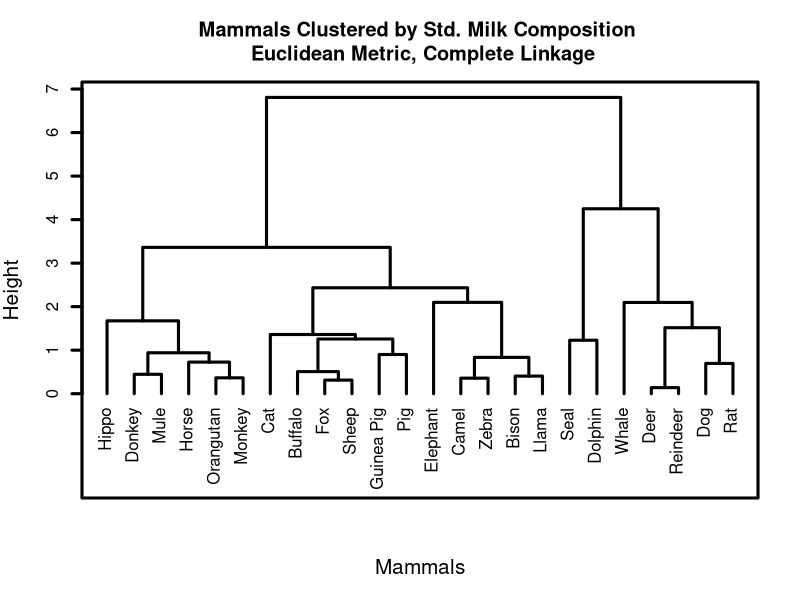
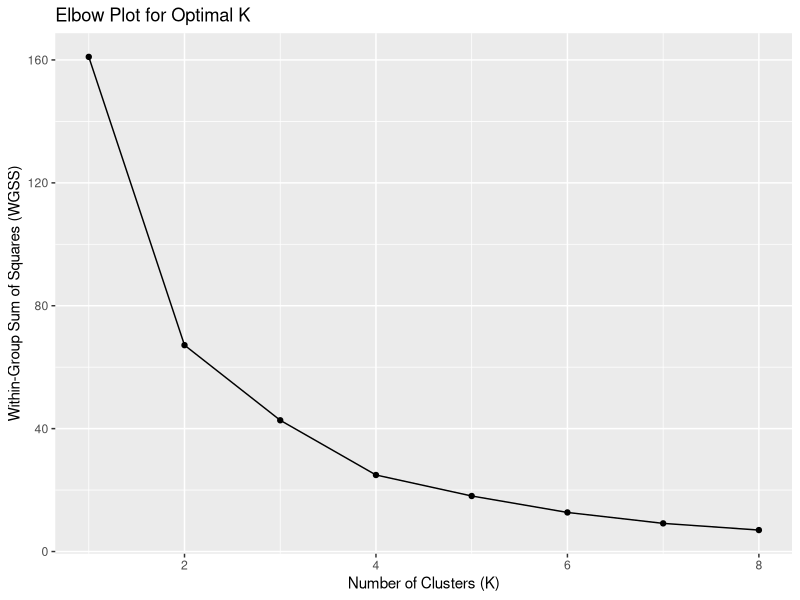

Source code (R) for these figures, in order:
## ---- chunk 1
knitr::opts_chunk$set(warning=FALSE, message=FALSE)
## ---- chunk 2
library(tidyverse)
Mammals_Milk<-read.csv("Milk_Composition.csv",header=T,row.names=1)
head(Mammals_Milk)
## ---- chunk 3
summary(Mammals_Milk)
## ---- chunk 4
Mammals_Milk_Std<-round(scale(Mammals_Milk),2)
head(Mammals_Milk_Std)
## ---- chunk 5
clust <- hclust(dist(Mammals_Milk_Std, method = "euclidean"), method = "complete")

plot(clust, main = "Mammals Clustered by Std. Milk Composition \n Euclidean Metric, Complete Linkage",
     sub = "", xlab = "Mammals", cex.lab = 1.25, hang = -1, frame.plot = TRUE, lwd = 3)

## ---- chunk 6
set.seed(125)

MMilk_km_3 <- kmeans(Mammals_Milk, centers = 3, nstart = 100)

MMilk_km_4 <- kmeans(Mammals_Milk, centers = 4, nstart = 100)

Mammals_Milk$km_3 <- MMilk_km_3$cluster
Mammals_Milk$km_4 <- MMilk_km_4$cluster

sorted_data_km_3 <- Mammals_Milk[order(Mammals_Milk$km_3), ]
sorted_data_km_4 <- Mammals_Milk[order(Mammals_Milk$km_4), ]

print("Sorted Table for K = 3:")
print(sorted_data_km_3)

print("Sorted Table for K = 4:")
print(sorted_data_km_4)


## ---- chunk 7
MMilk_Agg_K3 <- Mammals_Milk %>%
  group_by(km_3) %>%
  summarize(
    Count = n(),
    Mean_Water = round(mean(Water), 2),
    Mean_Protein = round(mean(Protein), 2),
    Mean_Fat = round(mean(Fat), 2),
    Mean_Lactose = round(mean(Lactose), 2),
    Mean_Ash = round(mean(Ash), 2)
  )

MMilk_Agg_K4 <- Mammals_Milk %>%
  group_by(km_4) %>%
  summarize(
    Count = n(),
    Mean_Water = round(mean(Water), 2),
    Mean_Protein = round(mean(Protein), 2),
    Mean_Fat = round(mean(Fat), 2),
    Mean_Lactose = round(mean(Lactose), 2),
    Mean_Ash = round(mean(Ash), 2)
  )

print("Summary Table for K = 3:")
print(MMilk_Agg_K3)

print("Summary Table for K = 4:")
print(MMilk_Agg_K4)

## ---- chunk 8
set.seed(125)
library(ggplot2)
wss_values <- c()

for (k in 1:8) {
  kmeans_result <- kmeans(scale(Mammals_Milk), centers = k, nstart = 50)
  wss_values <- c(wss_values, kmeans_result$tot.withinss)
}

elbow_data <- data.frame(K = 1:8, WGSS = wss_values)

elbow_plot <- ggplot(elbow_data, aes(x = K, y = WGSS)) +
  geom_line() +
  geom_point() +
  labs(title = "Elbow Plot for Optimal K") +
  xlab("Number of Clusters (K)") +
  ylab("Within-Group Sum of Squares (WGSS)")

print(elbow_plot)

